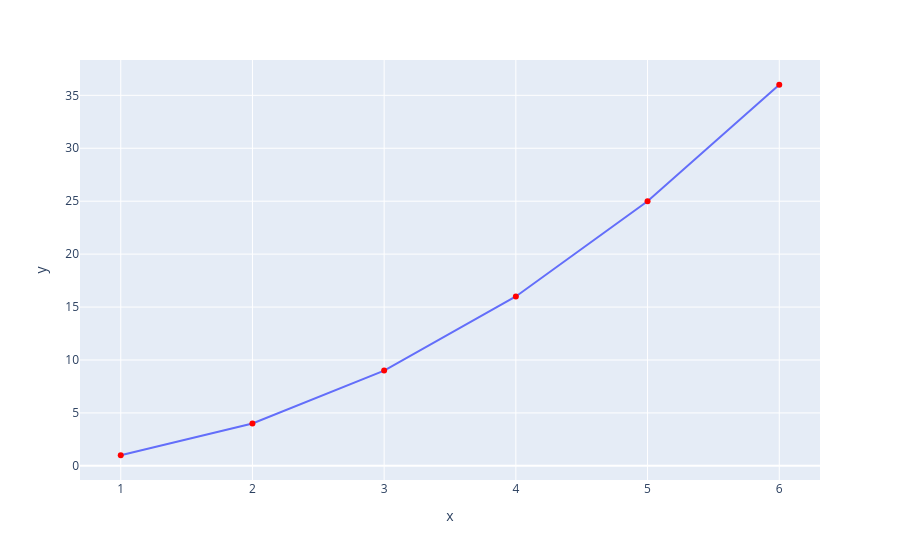

Notebook cell for this chart:
### Code cell
line.add_trace(scatter.data[0])
line.show(width=200, height=400)

### Figure 1 — Plotly figure (JSON) as saved in the notebook; plotly's stock layout.template omitted (floating-point values rounded to 4 significant figures)
{"data": [{"hovertemplate": "x=%{x}<br>y=%{y}<extra></extra>", "legendgroup": "", "line": {"color": "#636efa", "dash": "solid"}, "marker": {"symbol": "circle"}, "mode": "lines", "name": "", "orientation": "v", "showlegend": false, "type": "scatter", "x": [1, 2, 3, 4, 5, 6], "xaxis": "x", "y": [1, 4, 9, 16, 25, 36], "yaxis": "y"}, {"hovertemplate": "x=%{x}<br>y=%{y}<extra></extra>", "legendgroup": "", "marker": {"color": "red", "symbol": "circle"}, "mode": "markers", "name": "", "orientation": "v", "showlegend": false, "type": "scatter", "x": [1, 2, 3, 4, 5, 6], "xaxis": "x", "y": [1, 4, 9, 16, 25, 36], "yaxis": "y"}], "layout": {"autosize": true, "legend": {"tracegroupgap": 0}, "margin": {"t": 60}, "xaxis": {"anchor": "y", "autorange": true, "domain": [0, 1], "range": [0.7037, 6.296], "title": {"text": "x"}, "type": "linear"}, "yaxis": {"anchor": "x", "autorange": true, "domain": [0, 1], "range": [-1.71, 38.71], "title": {"text": "y"}, "type": "linear"}}}
